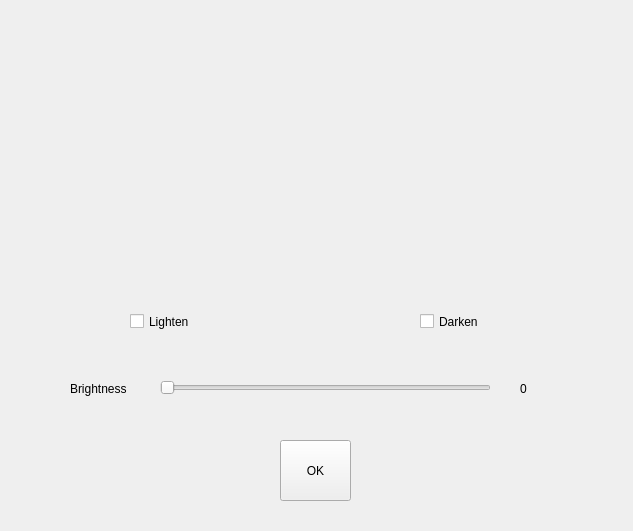
<?xml version="1.0" encoding="UTF-8"?>
<ui version="4.0">
 <class>FormBrightness</class>
 <widget class="QWidget" name="FormBrightness">
  <property name="geometry">
   <rect>
    <x>0</x>
    <y>0</y>
    <width>633</width>
    <height>531</height>
   </rect>
  </property>
  <property name="windowTitle">
   <string>Brightness</string>
  </property>
  <widget class="QSlider" name="horizontalSlider_brightness">
   <property name="geometry">
    <rect>
     <x>160</x>
     <y>380</y>
     <width>331</width>
     <height>16</height>
    </rect>
   </property>
   <property name="maximum">
    <number>100</number>
   </property>
   <property name="orientation">
    <enum>Qt::Horizontal</enum>
   </property>
  </widget>
  <widget class="QLabel" name="label">
   <property name="geometry">
    <rect>
     <x>70</x>
     <y>380</y>
     <width>81</width>
     <height>17</height>
    </rect>
   </property>
   <property name="text">
    <string>Brightness</string>
   </property>
  </widget>
  <widget class="QPushButton" name="pushButton">
   <property name="geometry">
    <rect>
     <x>280</x>
     <y>440</y>
     <width>71</width>
     <height>61</height>
    </rect>
   </property>
   <property name="text">
    <string>OK</string>
   </property>
  </widget>
  <widget class="QLabel" name="label_3">
   <property name="geometry">
    <rect>
     <x>520</x>
     <y>380</y>
     <width>31</width>
     <height>17</height>
    </rect>
   </property>
   <property name="text">
    <string>0</string>
   </property>
  </widget>
  <widget class="QLabel" name="label_img_lighten">
   <property name="geometry">
    <rect>
     <x>50</x>
     <y>30</y>
     <width>261</width>
     <height>271</height>
    </rect>
   </property>
   <property name="text">
    <string/>
   </property>
   <property name="pixmap">
    <pixmap>img.png</pixmap>
   </property>
  </widget>
  <widget class="QLabel" name="label_img_darken">
   <property name="geometry">
    <rect>
     <x>330</x>
     <y>30</y>
     <width>261</width>
     <height>271</height>
    </rect>
   </property>
   <property name="text">
    <string/>
   </property>
   <property name="pixmap">
    <pixmap>img.png</pixmap>
   </property>
  </widget>
  <widget class="QCheckBox" name="checkBox_lighten">
   <property name="geometry">
    <rect>
     <x>130</x>
     <y>310</y>
     <width>92</width>
     <height>23</height>
    </rect>
   </property>
   <property name="text">
    <string>Lighten</string>
   </property>
  </widget>
  <widget class="QCheckBox" name="checkBox_darken">
   <property name="geometry">
    <rect>
     <x>420</x>
     <y>310</y>
     <width>92</width>
     <height>23</height>
    </rect>
   </property>
   <property name="text">
    <string>Darken</string>
   </property>
  </widget>
 </widget>
 <resources/>
 <connections>
  <connection>
   <sender>horizontalSlider_brightness</sender>
   <signal>valueChanged(int)</signal>
   <receiver>label_3</receiver>
   <slot>setNum(int)</slot>
   <hints>
    <hint type="sourcelabel">
     <x>219</x>
     <y>338</y>
    </hint>
    <hint type="destinationlabel">
     <x>523</x>
     <y>337</y>
    </hint>
   </hints>
  </connection>
 </connections>
</ui>
